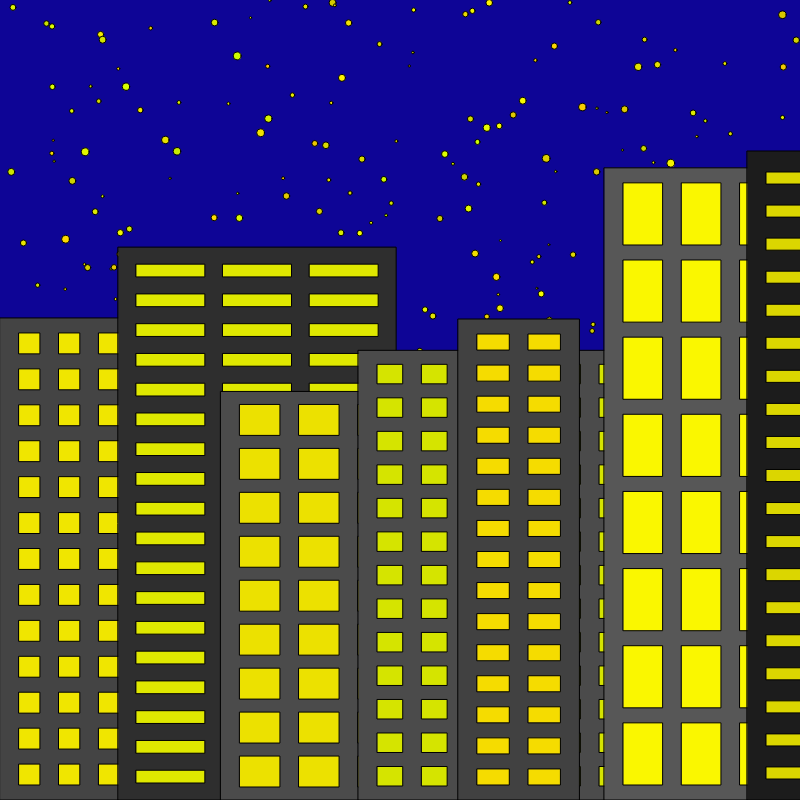
Frame 1 (no input)
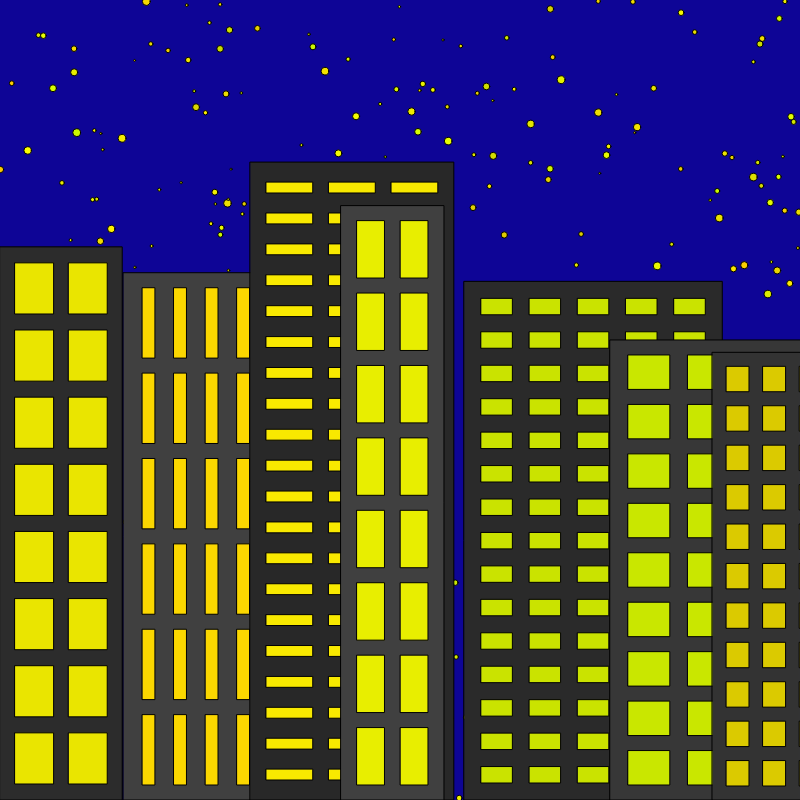
Frame 2 (the mouse pressed at the canvas centre, redrawn once)

The p5.js sketch that drew these frames (run headless with seeded random() and noise() and a simulated clock; the mouse was pressed at the canvas centre and the sketch redrawn once):

// p5.js sketch
// ── sketch.js
function setup() {
  createCanvas(800, 800, document.getElementById('canvas3'));
  
  randomSeed(3);
  noLoop();
}

function draw() {
  background(14, 5, 150);
  
  for (let i = 0; i < 400; i++) {
    drawStar();
  }
  
  for (let x = 0; x < width; x+=random(75, 150)) {
    drawBuilding(x);
  }
}

function drawStar() {
  const x = random(width);
  const y = random(height);
  const r = random(2, 8);
  
  fill(random(200, 255), random(200, 255), 0);
  circle(x, y, r);
}

function drawBuilding(x) {
  const w = random(100, 300);
  const h = random(400, 700);
  const hue = random(25, 100);
  
  const windowsX = floor(random(2, w/30));
  const windowsY = floor(random(5, h/30));
  const spaceX = floor(random(20, w/15));
  const spaceY = floor(random(15, h/30));
  
  fill(hue, hue, hue);
  rect(x, height - h, w, h);
  
  fill(random(200, 255), random(200, 255), 0);
  const ww = (w - spaceX - (spaceX * windowsX)) / windowsX;
  const wh = (h - spaceY - (spaceY * windowsY)) / windowsY;
  for (let i = 0; i < windowsX; i++) {
    for (let j = 0; j < windowsY; j++) {
      const wx = x + spaceX + (i * (ww + spaceX));
      const wy = height - h + spaceY + (j * (wh + spaceY));
      
      rect(wx, wy, ww, wh);
    }
  }
}
